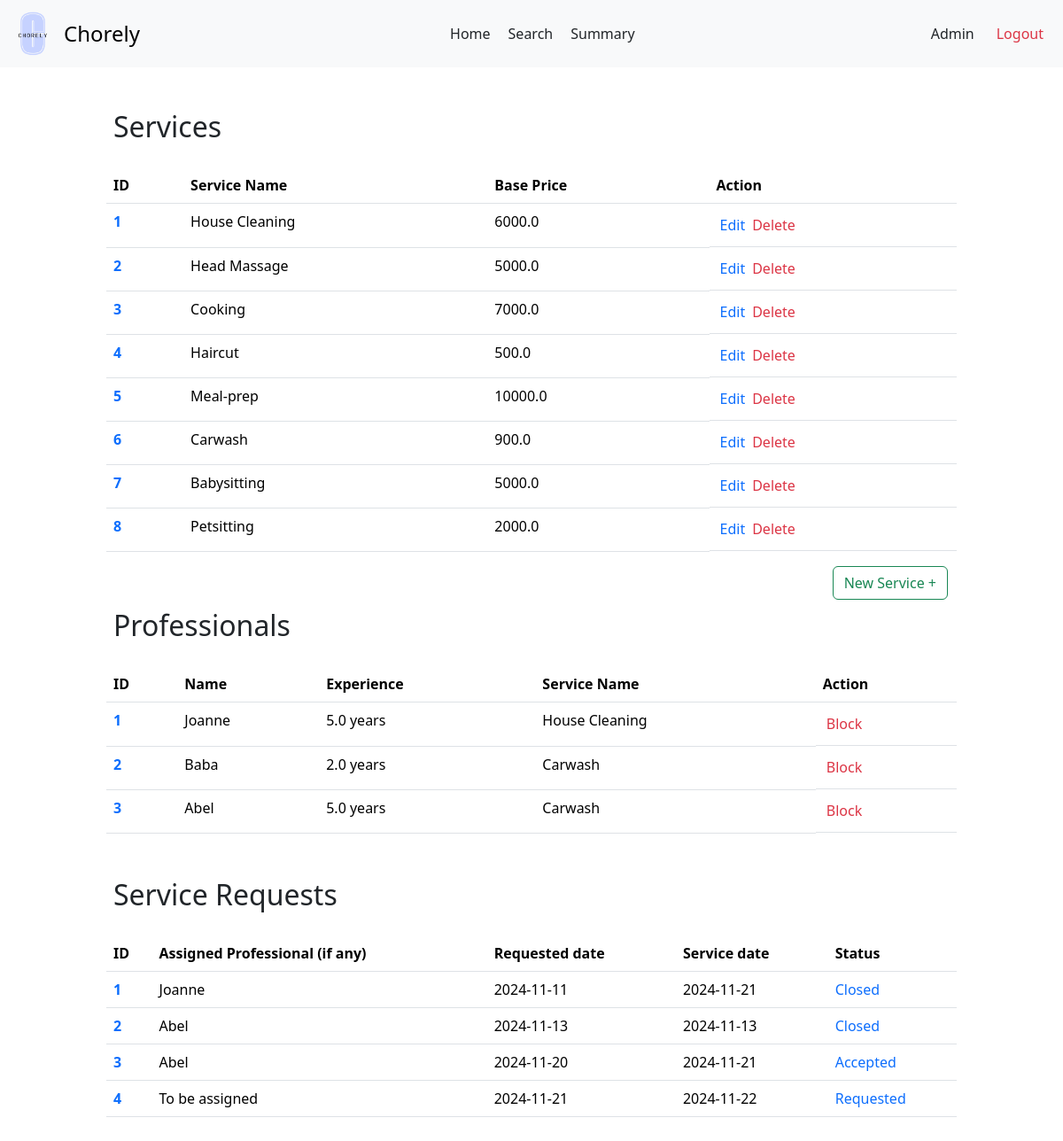
/admin, run on an earlier commit of the app's database.
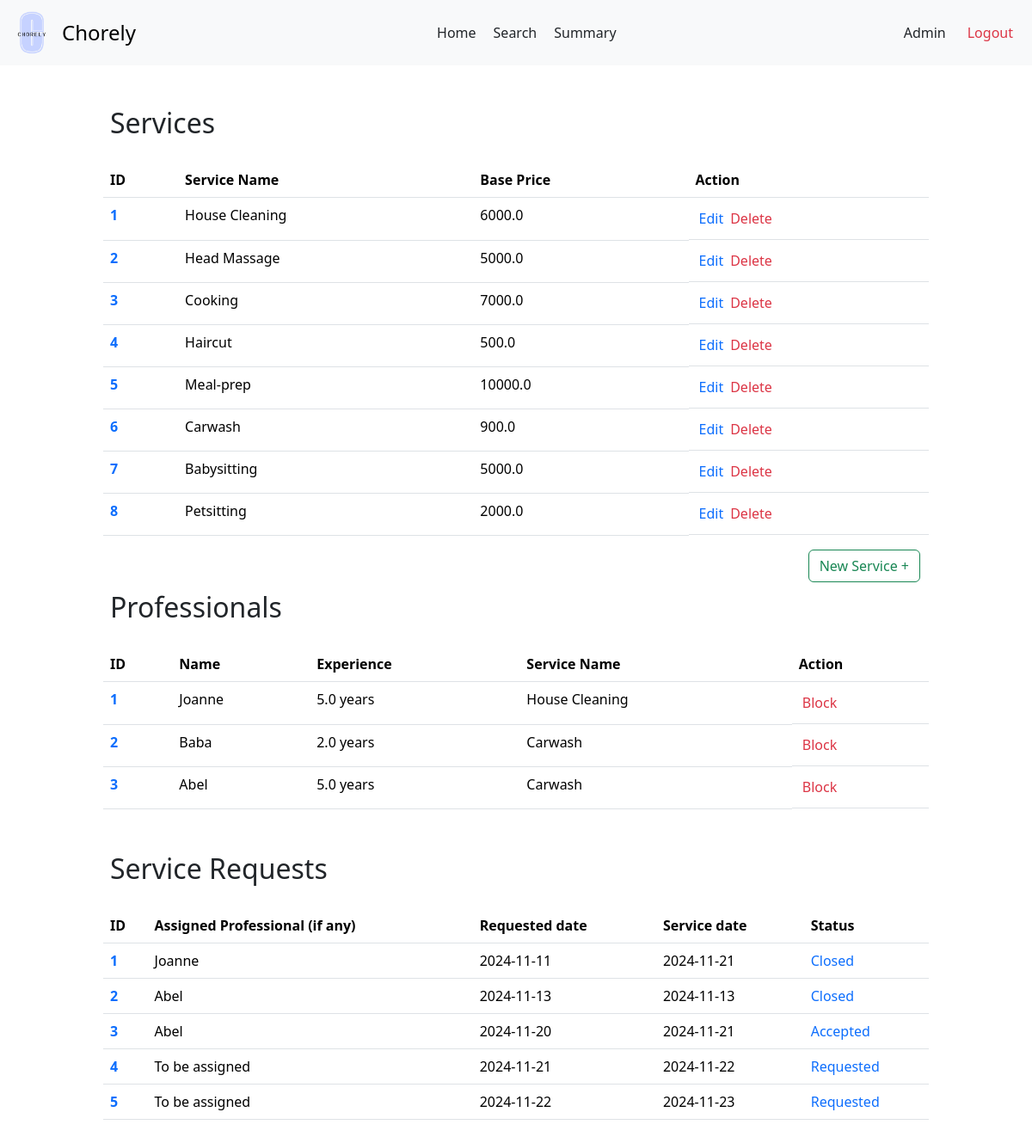
And on a later commit of the database.
### backend/models.py (models this page shows)
class Services(db.Model):
    __tablename__ = 'Services'
    service_id = db.Column(db.Integer, primary_key=True, autoincrement=True)
    name = db.Column(db.String, nullable=False)
    description = db.Column(db.String)
    base_price = db.Column(db.Float, nullable=False)
    time_required = db.Column(db.Integer)
    category = db.Column(db.String)
    service_professionals = db.relationship('ServiceProfessionals', backref='service')
    service_requests = db.relationship('ServiceRequests', backref='service')

class ServiceProfessionals(db.Model):
    __tablename__ = 'ServiceProfessionals'
    professional_id = db.Column(db.Integer, primary_key=True, autoincrement=True)
    user_id = db.Column(db.Integer, db.ForeignKey('Users.user_id'), unique=True, nullable=False)
    service_id = db.Column(db.Integer, db.ForeignKey('Services.service_id'), nullable=False)
    experience_years = db.Column(db.Integer)
    profile_verified = db.Column(db.Boolean, default=False)
    name = db.Column(db.String, nullable = False)
    phone = db.Column(db.String)
    address = db.Column(db.String)
    pin_code = db.Column(db.String)
    service_requests = db.relationship('ServiceRequests', backref='professional')

class ServiceRequests(db.Model):
    __tablename__ = 'ServiceRequests'
    request_id = db.Column(db.Integer, primary_key=True, autoincrement=True)
    service_id = db.Column(db.Integer, db.ForeignKey('Services.service_id'), nullable=False)
    customer_id = db.Column(db.Integer, db.ForeignKey('Customers.customer_id'), nullable=False)
    professional_id = db.Column(db.Integer, db.ForeignKey('ServiceProfessionals.professional_id'))
    requested_service_date = db.Column(db.Date, default=date.today())
    date_of_request = db.Column(db.Date, default=date.today())
    date_of_completion = db.Column(db.Date)
    service_status = db.Column(db.String, default='requested')
    additional_requests = db.Column(db.String)
    remarks = db.Column(db.String)
    rating = db.Column(db.Float)

### backend/adminController.py (the view)
@app.route('/admin')
def admin_dash():
  services = Services.query.all()
  professionals = ServiceProfessionals.query.all()
  service_requests = ServiceRequests.query.all()
  return render_template('admin-dash.html', services = services, professionals = professionals, service_requests = service_requests)

### templates/admin-dash.html (shortened to what the changed rows need)
<!DOCTYPE html>
<html lang="en">
<head>
  <link href="https://cdn.jsdelivr.net/npm/bootstrap@5.3.3/dist/css/bootstrap.min.css" rel="stylesheet">
  <link rel="stylesheet" href="{{ url_for('static', filename = 'prof-dash.css')}}">
  <link rel="stylesheet" href="{{ url_for('static', filename = 'navbar.css')}}">
</head>
<body>
  <div id="main">
    <div id="canvas">
      <br>
      <h2 class="headings">Services</h2><br>
      {% if services|length==0 %}
        <div class="text text-center">
          <h5 class="headings">There are no created services</h5>
        </div>
      {% else %}
        <div>
          <table class="table">
            <thead>
              <tr>
                <th scope="col">ID</th>
                <th scope="col">Service Name</th>
                <th scope="col">Base Price</th>
                <th scope="col">Action</th>
              </tr>
            </thead>
            <tbody>
              {% for service in services %}
                <tr>
                  <th scope="row"> <a href="/admin/view/service/{{ service.service_id }}" class="text"> {{ loop.index }}</a></th>
                  <td>{{service.name}}</td>
                  <td>{{ service.base_price }}</td>
                  <td class="d-flex"><a href="/admin/service/edit/{{ service.service_id }}" class="nav-link text-primary accept-btn" >Edit</a><a href="#" class="nav-link text-danger reject-btn">Delete</a> </td>
                </tr>
              {% endfor %}
            </tbody>
          </table>
        </div>
      {% endif %}
      <h2 class="headings">Professionals</h2><br>
      {% if professionals|length ==0 %}
        <div class="text text-center mt-3 mb-3">
          <h5 class="headings">No Registered Professionals</h5>
        </div>
      {% else %}
        <div>
          <table class="table">
            <thead>
              <tr>
                <th scope="col">ID</th>
                <th scope="col">Name</th>
                <th scope="col">Experience</th>
                <th scope="col">Service Name</th>
                <th scope="col">Action</th>
              </tr>
            </thead>
            <tbody>
              {% for pro in professionals %}
                <tr>
                  <th scope="row"> <a href="/admin/view/pro/{{ pro.professional_id }}" class="text text-primary"> {{ loop.index }}</a></th>
                  <td>{{pro.name}}</td>
                  <td>{{pro.experience_years}} years</td>
                  {% for service in services %}
                    {% if service.service_id == pro.service_id %}
                      <td>{{ service.name }}</td>
                    {% endif %}
                  {% endfor %}
                  {% if pro.user.is_blocked %}
                    <td class="d-flex">
                      <a href="/admin/unblock/prof/{{ pro.professional_id }}" class="nav-link text-success reject-btn">Unblock</a>
                    </td>
                  {% else %}
                    {% if not pro.profile_verified %}
                      <td class="d-flex"><a href="/admin/approve/prof/{{ pro.professional_id }}" class="nav-link text-success accept-btn">Approve</a> <a href="/admin/block/prof/{{ pro.professional_id }}" class="nav-link text-danger reject-btn">Reject</a></td>
                    {% else %}
                      <td class="d-flex">
                        <a href="/admin/block/prof/{{ pro.professional_id }}" class="nav-link text-danger reject-btn">Block</a>
                      </td>
                    {% endif %}
                  {% endif %}
                </tr>
              {% endfor %}
            </tbody>
          </table>
        </div>
      {% endif %}
      <br>
      <h2 class="headings">Service Requests</h2><br>
      {% if service_requests|length ==0 %}
        <div class="text text-center mt-3 mb-3">
          <h5 class="headings">No Requests have been made</h5>
        </div>
      {% else %}
      <div>
        <table class="table">
          <thead>
            <tr>
              <th scope="col">ID</th>
              <th scope="col">Assigned Professional (if any)</th>
              <th scope="col">Requested date</th>
              <th scope="col">Service date</th>
              <th scope="col">Status</th>
            </tr>
          </thead>
          <tbody>
            {% for request in service_requests %}
              <tr>
                <th scope="row"> <a href="/admin/view/request/{{ request.request_id }}" class="text text-primary"> {{ loop.index }}</a></th>
                <td>{{ request.professional.name or 'To be assigned' }}</td>
                <td>{{ request.date_of_request }}</td>
                <td>{{ request.requested_service_date }}</td>
                <td class="text text-primary">{{ request.service_status | title }}</td>
              </tr>
            {% endfor %}
          </tbody>
        </table>
      </div>
      {% endif %}
</body>
</html>

What changed in the data, as far as the page shows it:
added ServiceRequests: professional "To be assigned", date_of_request "2024-11-22", requested_service_date "2024-11-23", service_status "Requested"
